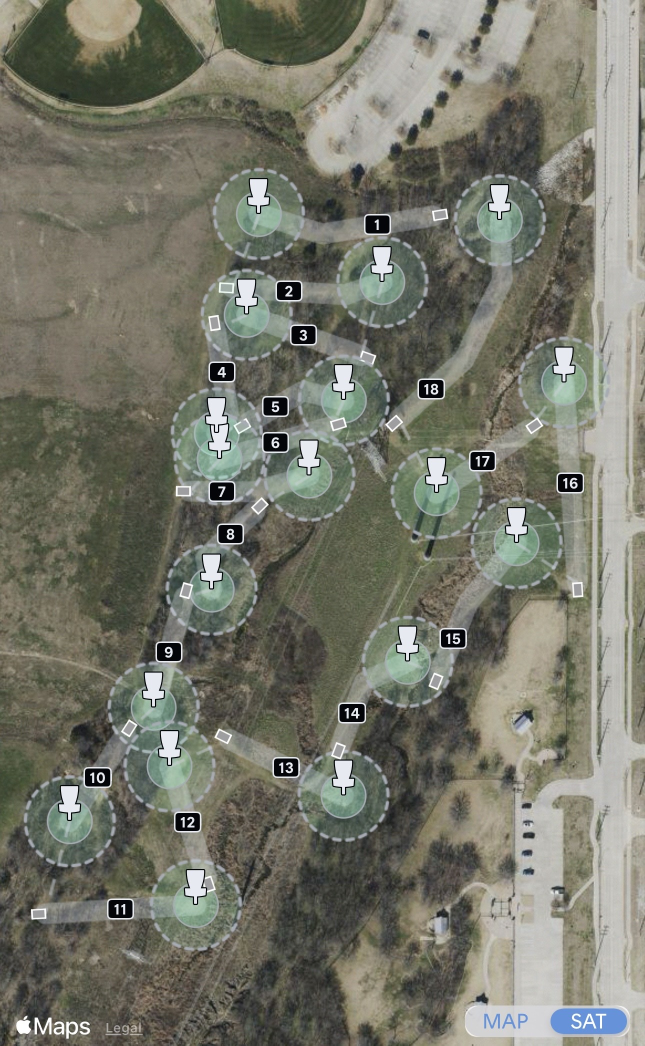
#> input picture old-stuff/resources/ribbon-reference/IMG_5641.jpg, 1290 x 2091 px, given in place of 36F73C46-5CD9-4311-819B-89910FC75145.jpeg, which was not available (shown at 1/2 size)
$ python run_full_rerun.py
#> lines starting #> are read from the running program, lines starting #| are printed output that depends on the picture; pictures that were not available may be replaced by others from this repository, and a replacement may not be noted
### old-stuff/scripts/cv-probes/static_course_parser.py
#!/usr/bin/env python3
from __future__ import annotations

import argparse
import json
import math
from pathlib import Path

import cv2
import numpy as np
from scipy.optimize import linear_sum_assignment


def resize_template(gray: np.ndarray, scale: float) -> np.ndarray:
    width = max(5, round(gray.shape[1] * scale))
    height = max(5, round(gray.shape[0] * scale))
    interpolation = cv2.INTER_AREA if scale < 1 else cv2.INTER_CUBIC
    return cv2.resize(gray, (width, height), interpolation=interpolation)


def ui_scale_from_hole_one(gray: np.ndarray, templates: Path) -> tuple[float, float]:
    source = cv2.imread(str(templates / 'hole-01.png'))
    if source is None:
        raise RuntimeError('missing hole-01.png')
    canonical = cv2.cvtColor(source, cv2.COLOR_BGR2GRAY)
    best = None
    for scale in np.arange(0.40, 1.61, 0.01):
        template = resize_template(canonical, float(scale))
        response = cv2.matchTemplate(gray, template, cv2.TM_CCOEFF_NORMED)
        _, score, _, _ = cv2.minMaxLoc(response)
        candidate = (float(score), template.shape[1], template.shape[0])
        if best is None or candidate[0] > best[0]:
            best = candidate
    score, width, height = best
    return ((width / canonical.shape[1]) + (height / canonical.shape[0])) / 2, score


def detect_numbers(gray: np.ndarray, templates: Path, ui_scale: float) -> dict[int, dict]:
    """Template peaks -> spatial clusters -> one-to-one 1..18 assignment."""
    hits = []
    for number in range(1, 19):
        source = cv2.imread(str(templates / f'hole-{number:02d}.png'))
        if source is None:
            raise RuntimeError(f'missing hole-{number:02d}.png')
        canonical = cv2.cvtColor(source, cv2.COLOR_BGR2GRAY)
        for scale in np.linspace(ui_scale * .92, ui_scale * 1.08, 9):
            template = resize_template(canonical, float(scale))
            response = cv2.matchTemplate(gray, template, cv2.TM_CCOEFF_NORMED)
            maxima = cv2.dilate(response, np.ones((9, 9), np.uint8))
            ys, xs = np.where((response >= .60) & (response >= maxima - 1e-6))
            for y, x in zip(ys, xs):
                hits.append({
                    'number': number,
                    'score': float(response[y, x]),
                    'x': int(x), 'y': int(y),
                    'width': int(template.shape[1]), 'height': int(template.shape[0]),
                    'cx': float(x + template.shape[1] / 2),
                    'cy': float(y + template.shape[0] / 2),
                })

    hits.sort(key=lambda hit: hit['score'], reverse=True)
    radius = max(9., 12. * ui_scale)
    clusters = []
    for hit in hits:
        cluster = next((
            cluster for cluster in clusters
            if (hit['cx'] - cluster['cx']) ** 2 + (hit['cy'] - cluster['cy']) ** 2 < radius ** 2
        ), None)
        if cluster is None:
            clusters.append({'cx': hit['cx'], 'cy': hit['cy'], 'hits': [hit]})
        else:
            cluster['hits'].append(hit)

    clusters.sort(key=lambda cluster: max(hit['score'] for hit in cluster['hits']), reverse=True)
    clusters = clusters[:18]
    if len(clusters) != 18:
        raise RuntimeError(f'expected 18 number badge clusters, got {len(clusters)}')

    score_matrix = np.zeros((18, 18), dtype=np.float64)
    for cluster_index, cluster in enumerate(clusters):
        for hit in cluster['hits']:
            score_matrix[cluster_index, hit['number'] - 1] = max(
                score_matrix[cluster_index, hit['number'] - 1], hit['score']
            )
    rows, cols = linear_sum_assignment(-score_matrix)
    cluster_for_number = {int(col + 1): int(row) for row, col in zip(rows, cols)}

    result = {}
    for number in range(1, 19):
        cluster = clusters[cluster_for_number[number]]
        exact = sorted(
            (hit for hit in cluster['hits'] if hit['number'] == number),
            key=lambda hit: hit['score'], reverse=True,
        )
        result[number] = exact[0]
    return result


# [503 lines left out: functions detect_baskets, basket_base, detect_tees, assign_tees, assign_baskets, overlay_feature and 7 more, not called in this run]


# [2 lines that do not run on import are left out]

### old-stuff/scripts/cv-probes/number_badge_classifier.py
#!/usr/bin/env python3
"""Second-stage UDisc hole-label classifier.

The existing static parser is excellent at locating the physical badge boxes,
but a full-badge template score is dominated by the identical black rounded
rectangle and white border. Once all badge locations are known, reclassify
using only the interior numeral glyphs.

TODO(number-range): generalize template discovery and assignment from 1..18 to
1..50 rather than assuming a conventional 18-hole course.

TODO(alphanumeric-hole-labels): support number+letter labels such as 9a / 9b.
That should use a string/structured hole label rather than an int key and
classify the interior as a glyph sequence instead of a fixed numeric template.
"""
from __future__ import annotations

from pathlib import Path

import cv2
import numpy as np
from scipy.optimize import linear_sum_assignment

import static_course_parser as legacy


SUPPORTED_LABELS = tuple(range(1, 19))


# [32 lines left out: functions _interior_template, _glyph_score, not called in this run]


def detect_numbers(
    gray: np.ndarray,
    templates: Path,
    ui_scale: float,
) -> dict[int, dict]:
    """Locate badge boxes first, then classify only the numeral inside each box."""
    preliminary = legacy.detect_numbers(gray, templates, ui_scale)
    candidates = list(preliminary.values())
    if len(candidates) != len(SUPPORTED_LABELS):
        raise RuntimeError(
            f'expected {len(SUPPORTED_LABELS)} located number badges, got {len(candidates)}'
        )

    resized_templates: dict[int, np.ndarray] = {}
    for label in SUPPORTED_LABELS:
        source = cv2.imread(str(templates / f'hole-{label:02d}.png'))
        if source is None:
            raise RuntimeError(f'missing hole-{label:02d}.png')
        canonical = cv2.cvtColor(source, cv2.COLOR_BGR2GRAY)
        resized_templates[label] = legacy.resize_template(canonical, ui_scale)

    scores = np.zeros((len(candidates), len(SUPPORTED_LABELS)), dtype=np.float64)
    for candidate_index, candidate in enumerate(candidates):
        center = (candidate['cx'], candidate['cy'])
        for label_index, label in enumerate(SUPPORTED_LABELS):
            scores[candidate_index, label_index] = _glyph_score(
                gray,
                center,
                resized_templates[label],
            )

    rows, cols = linear_sum_assignment(-scores)
    result: dict[int, dict] = {}
    for candidate_index, label_index in zip(rows, cols):
        label = SUPPORTED_LABELS[int(label_index)]
        candidate = dict(candidates[int(candidate_index)])
        template = resized_templates[label]
        legacy_number = int(candidate.get('number', label))

        # Recenter the final badge rectangle using the dimensions of the label
        # we actually recognized, rather than the stage-one provisional label.
        candidate['number'] = label
        candidate['legacyNumber'] = legacy_number
        candidate['glyphScore'] = float(scores[candidate_index, label_index])
        candidate['score'] = candidate['glyphScore']
        candidate['width'] = int(template.shape[1])
        candidate['height'] = int(template.shape[0])
        candidate['x'] = int(round(candidate['cx'] - template.shape[1] / 2))
        candidate['y'] = int(round(candidate['cy'] - template.shape[0] / 2))
        result[label] = candidate

    return result

### old-stuff/scripts/cv-probes/run_full_rerun.py
#!/usr/bin/env python3
from __future__ import annotations

import json
import math
import sys
from pathlib import Path

import cv2
import numpy as np

HERE = Path(__file__).parent
sys.path.insert(0, str(HERE))

import static_course_parser as v1
import number_badge_classifier as number_classifier
import semantic_exact_anchor as semantic

IMAGE = Path("/mnt/data/36F73C46-5CD9-4311-819B-89910FC75145.jpeg")
TEMPLATES = HERE / "templates"
OUT = HERE / "out"
OUT.mkdir(exist_ok=True)

image = cv2.imread(str(IMAGE))
#> image is the input picture: shape (2091, 1290, 3); mean B, G, R 106, 118.6, 117.7
if image is None:
    raise RuntimeError(f"could not decode {IMAGE}")
gray = cv2.cvtColor(image, cv2.COLOR_BGR2GRAY)
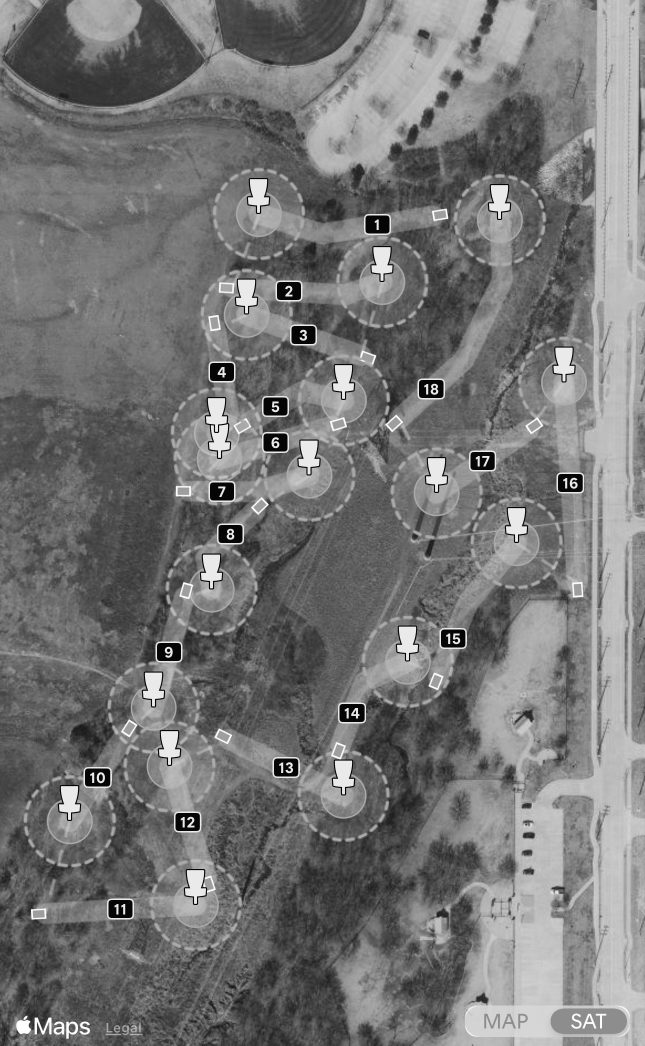
#> gray: shape (2091, 1290) (shown at 1/2 size); min 0, max 255, mean 116.9

scale, hole_one_score = v1.ui_scale_from_hole_one(gray, TEMPLATES)
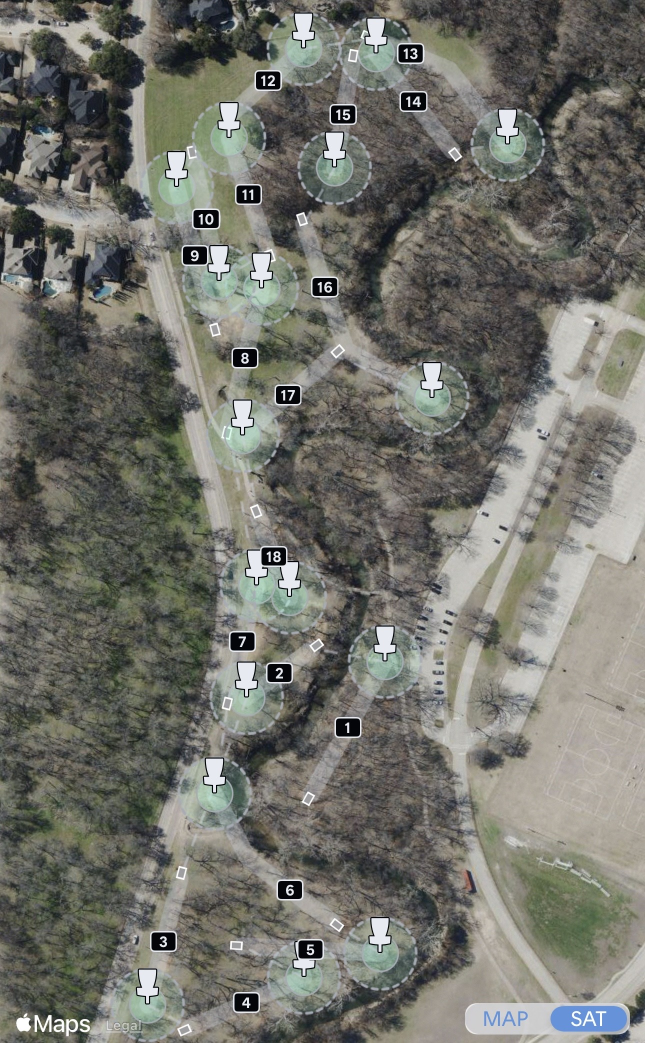
#> input picture old-stuff/resources/stitch-annotate/AlexClark/AlexClark-McKinney-TX.jpg, 1290 x 2086 px, given in place of hole-01.png, which was not available (shown at 1/2 size)
#> in ui_scale_from_hole_one, source is the input picture: shape (2086, 1290, 3); mean B, G, R 106.4, 113.7, 113.5
#> the loop in ui_scale_from_hole_one, `for scale in np.arange(0.40, 1.61, 0.01):` made 121 passes
#> (score, best) on passes 1, 2, 4, 5, 6, 7, 8: (0.237, (0.237, 516, 834)), (0.24, (0.24, 529, 855)), (0.241, (0.241, 555, 897)), (0.249, (0.249, 568, 918)), (0.252, (0.252, 581, 939)), (0.256, (0.256, 593, 960)), (0.259, (0.259, 606, 980))
#> (score, candidate) on passes 3, 9, 10, 11, 12, 13: (0.238, (0.238, 542, 876)), (0.256, (0.256, 619, 1001)), (0.257, (0.257, 632, 1022)), (0.253, (0.253, 645, 1043)), (0.248, (0.248, 658, 1064)), (0.245, (0.245, 671, 1085))
#> pass 1, in ui_scale_from_hole_one, `template = resize_template(canonical, float(scale))`:
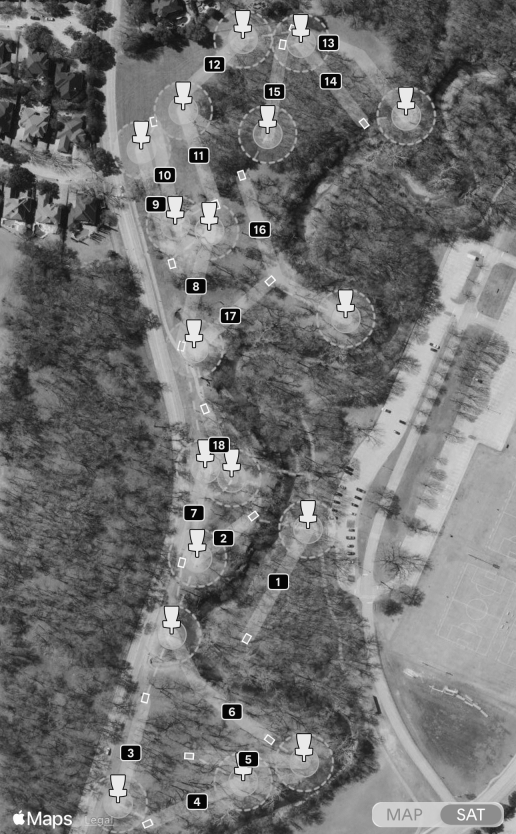
#> template: shape (834, 516); min 3, max 255, mean 112.8
#> pass 1, in ui_scale_from_hole_one, `response = cv2.matchTemplate(gray, template, cv2.TM_CCOEFF_NORMED)`:
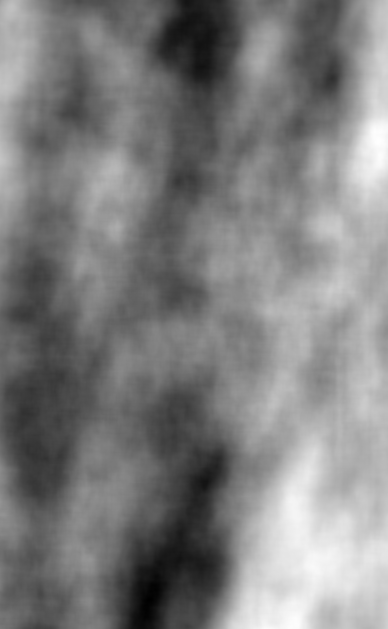
#> response: shape (1258, 775) float32 (shown at 1/2 size); min -0.19, max 0.237, mean 0.0226; drawn with min black and max white
#> after the loop in ui_scale_from_hole_one, `for scale in np.arange(0.40, 1.61, 0.01):`:
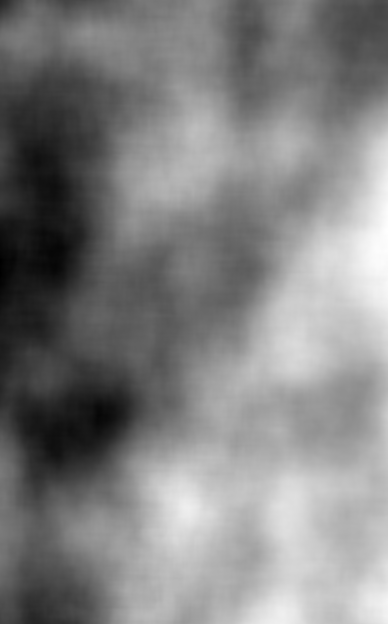
#> response: shape (1248, 775) float32 (shown at 1/2 size); min -0.0377, max 0.173, mean 0.0693; drawn with min black and max white
#> in ui_scale_from_hole_one, `score, width, height = best`: score = 0.259; width = 606; height = 980
#> scale = 0.47; hole_one_score = 0.259
numbers = number_classifier.detect_numbers(gray, TEMPLATES, scale)
#> the loop in detect_numbers, `for scale in np.linspace(ui_scale * .92, ui_scale * 1.08, 9):` made 9 passes
#> pass 1, in detect_numbers, `response = cv2.matchTemplate(gray, template, cv2.TM_CCOEFF_NORMED)`:
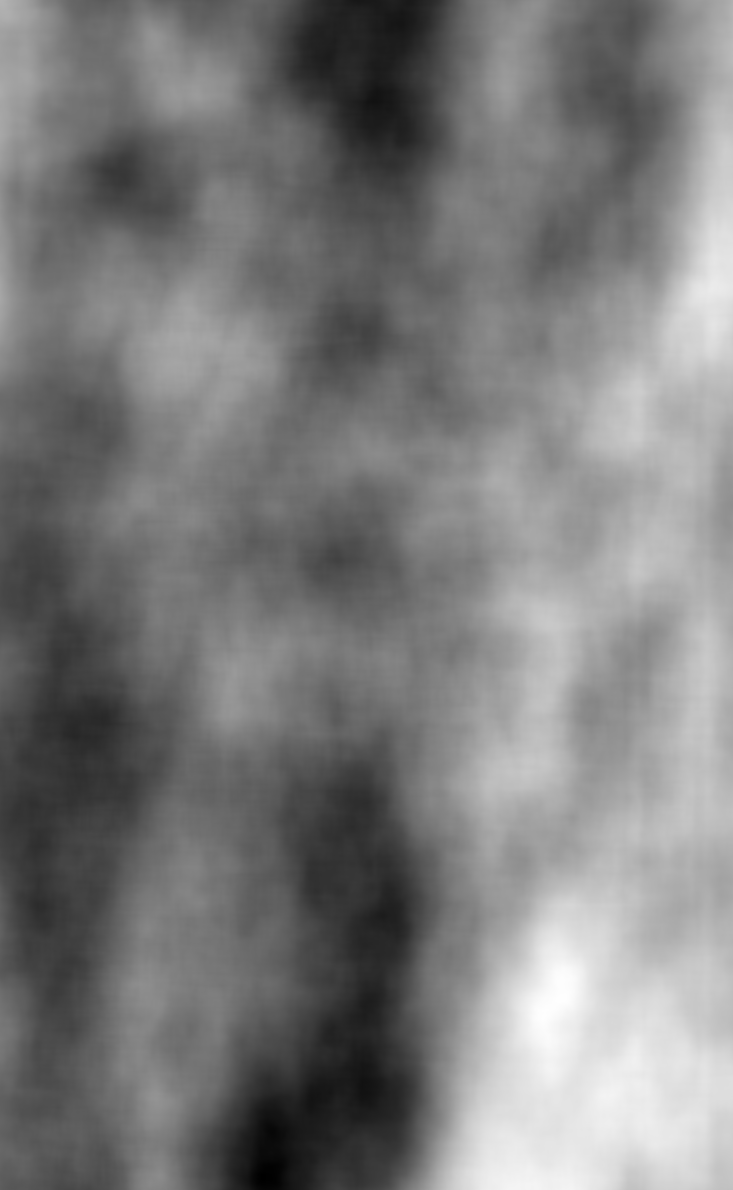
#> response: shape (1190, 733) float32; min -0.185, max 0.242, mean 0.0224; drawn with min black and max white
#> after the loop in detect_numbers, `for scale in np.linspace(ui_scale * .92, ui_scale * 1.08, 9):`:
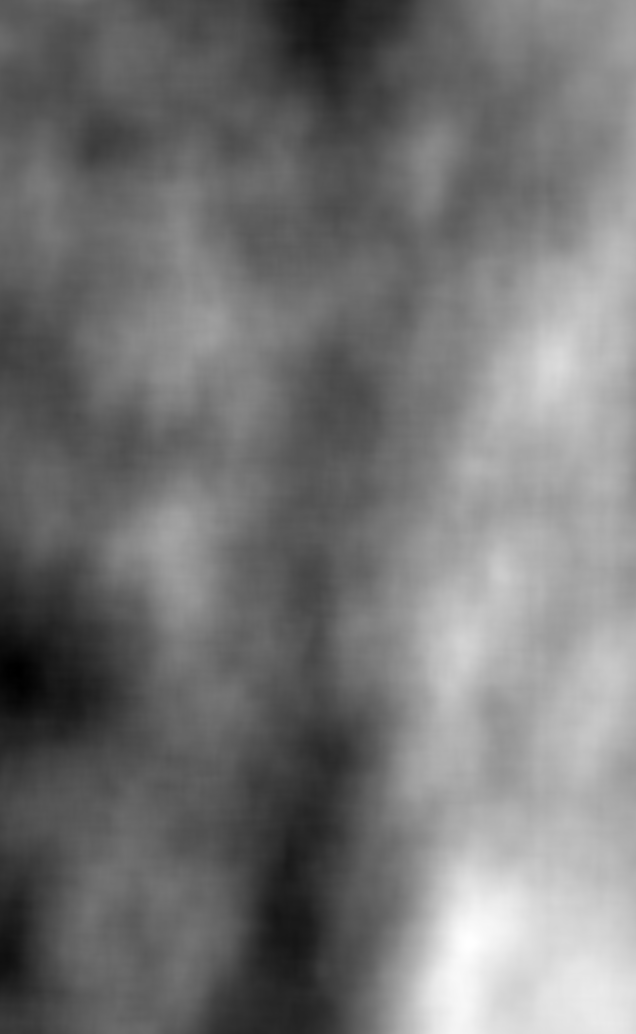
#> response: shape (1034, 636) float32; min -0.158, max 0.25, mean 0.0293; drawn with min black and max white
#> after the loop in detect_numbers, `for scale in np.linspace(ui_scale * .92, ui_scale * 1.08, 9):`: hits = []
#> (the run stopped early here; a loop or call above may not have finished)
